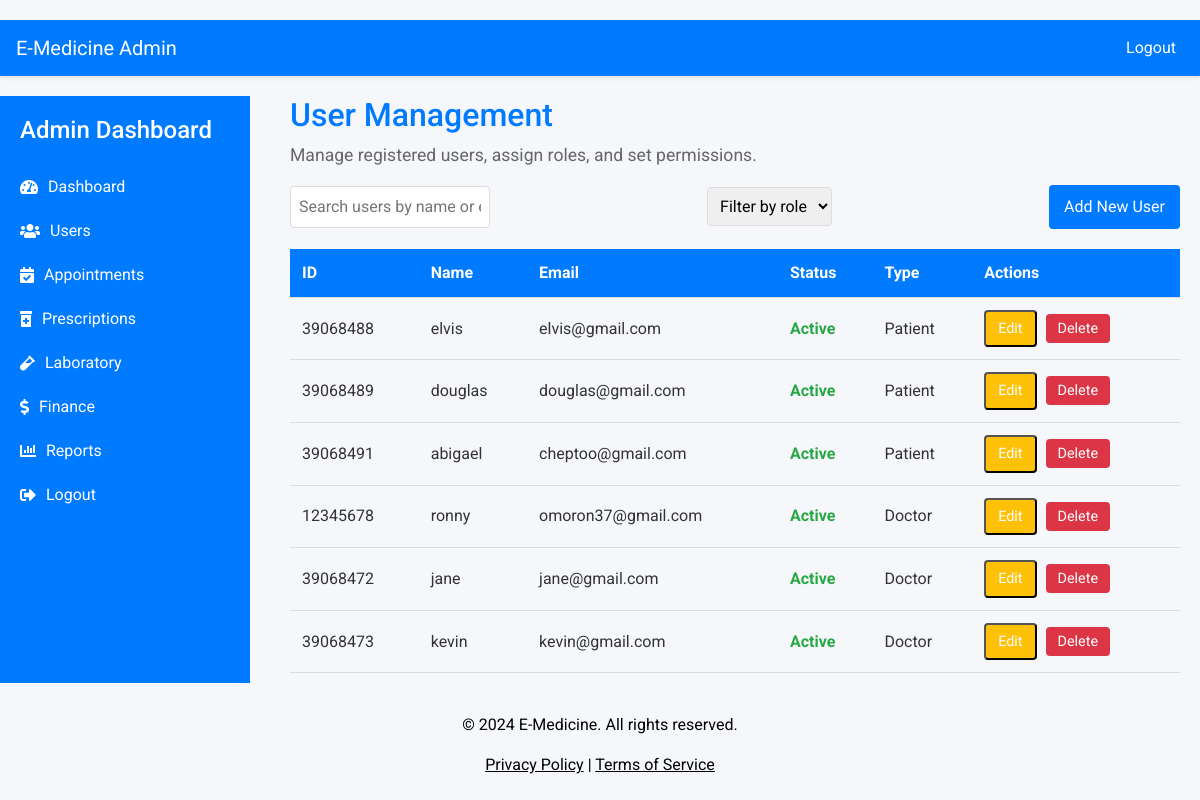
Page /admin/users.php (signed in) on the earlier database version.
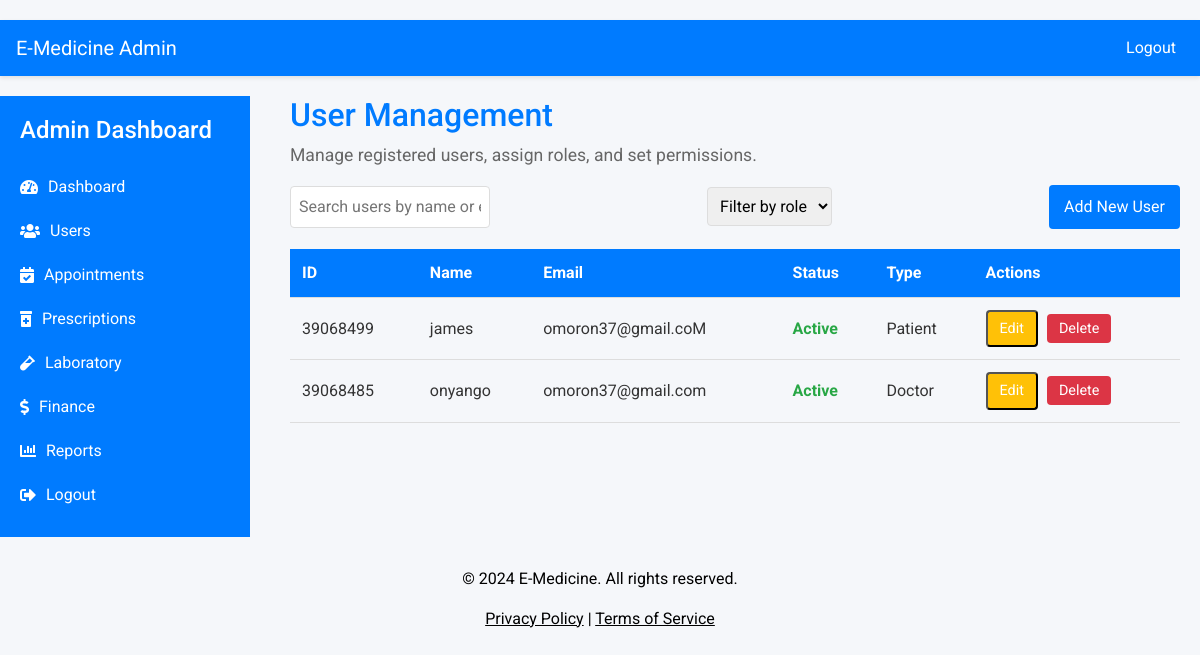
Same page on the later database version.
### tables this page shows
CREATE TABLE `patients` (
  `PatientID` int(11) NOT NULL,
  `firstname` varchar(100) NOT NULL,
  `lastname` varchar(255) NOT NULL,
  `Age` int(11) NOT NULL,
  `Gender` enum('Male','Female','Other') NOT NULL,
  `Phone` varchar(15) DEFAULT NULL,
  `Email` varchar(100) DEFAULT NULL,
  `Address` varchar(255) DEFAULT NULL,
  `CreatedAt` timestamp NOT NULL DEFAULT current_timestamp(),
  `Password` varchar(255) NOT NULL,
  `status` varchar(250) NOT NULL,
  `ProfileImage` varchar(250) NOT NULL,
  `reset_token` varchar(6) DEFAULT NULL,
  `token_expiration` int(11) DEFAULT NULL
);

CREATE TABLE `doctors` (
  `DoctorID` int(11) NOT NULL,
  `firstname` varchar(100) NOT NULL,
  `lastname` varchar(250) NOT NULL,
  `Specialty` varchar(100) NOT NULL,
  `Phone` varchar(15) DEFAULT NULL,
  `Email` varchar(100) DEFAULT NULL,
  `CreatedAt` timestamp NOT NULL DEFAULT current_timestamp(),
  `password` varchar(255) NOT NULL,
  `status` varchar(255) NOT NULL,
  `ProfileImage` varchar(255) NOT NULL,
  `reset_token` varchar(10) DEFAULT NULL,
  `token_expiration` int(11) DEFAULT NULL
);

### admin/users.php (the view, shortened to what this page needs)
<?php
include '../access/config.php';
function getAllUsers($conn) {
    $users = [];
    $patients_sql = "SELECT patientid AS id, firstname, email, status FROM patients";
    $patients_result = $conn->query($patients_sql);
    if ($patients_result && $patients_result->num_rows > 0) {
        while ($row = $patients_result->fetch_assoc()) {
            $row['type'] = 'Patient';
            $users[] = $row;
        }
    }
    $doctors_sql = "SELECT doctorid AS id, firstname AS firstname, email, status FROM doctors";
    $doctors_result = $conn->query($doctors_sql);
    if ($doctors_result && $doctors_result->num_rows > 0) {
        while ($row = $doctors_result->fetch_assoc()) {
            $row['type'] = 'Doctor';
            $users[] = $row;
        }
    }
    return $users;
}
$users = getAllUsers($conn);
?>
<!DOCTYPE html>
<html lang="en">
<head>
    <link rel="stylesheet" href="https://stackpath.bootstrapcdn.com/bootstrap/4.5.2/css/bootstrap.min.css">
</head>
<body>
    <?php include 'header.php'; ?>
    <div class="dashboard">
        <?php include 'sidebar.php'; ?>
        <div class="container">
            <div class="page-header">
                <h1>User Management</h1>
                <p>Manage registered users, assign roles, and set permissions.</p>
            </div>
            <div class="user-filters">
                <input type="text" id="search-bar" class="search-bar" placeholder="Search users by name or email..." onkeyup="filterUsers()">
                <select id="role-filter" class="role-filter" onchange="filterUsers()">
                    <option value="">Filter by role</option>
                </select>
                <button class="btn-primary" data-toggle="modal" data-target="#addUserModal">Add New User</button>
            </div>
            <div class="users-table">
                <table>
                    <thead>
                        <tr>
                            <th>ID</th>
                            <th>Name</th>
                            <th>Email</th>
                            <th>Status</th>
                            <th>Type</th>
                            <th>Actions</th>
                        </tr>
                    </thead>
                    <tbody id="users-table-body">
                        <?php foreach ($users as $user): ?>
                        <tr data-type="<?php echo $user['type']; ?>">
                            <td><?php echo $user['id']; ?></td>
                            <td><?php echo htmlspecialchars($user['firstname']); ?></td>
                            <td><?php echo htmlspecialchars($user['email']); ?></td>
                            <td class="<?php echo $user['status'] == 'Active' ? 'status-active' : 'status-inactive'; ?>">
                                <?php echo htmlspecialchars($user['status']); ?>
                            </td>
                            <td><?php echo htmlspecialchars($user['type']); ?></td>
                            <td>
                                <button class="btn-edit" data-toggle="modal" data-target="#editUserModal" onclick="editUser(<?php echo $user['id']; ?>, '<?php echo htmlspecialchars($user['firstname']); ?>', '<?php echo htmlspecialchars($user['email']); ?>', '<?php echo $user['status']; ?>', '<?php echo $user['type']; ?>')">Edit</button>
                                <a href="?delete=<?php echo $user['id']; ?>&type=<?php echo $user['type']; ?>" class="btn-delete" onclick="return confirm('Are you sure you want to delete this user?');">Delete</a>
                            </td>
                        </tr>
                        <?php endforeach; ?>
                    </tbody>
                </table>
            </div>
        </div>
    </div>
    <?php include '../resources/includes/footer.php'; ?>
</body>
</html>

Differences in the rows shown:
removed patients: PatientID "39068488", firstname "elvis", Email "elvis@gmail.com", status "Active", type "Patient"
removed patients: PatientID "39068489", firstname "douglas", Email "douglas@gmail.com", status "Active", type "Patient"
removed patients: PatientID "39068491", firstname "abigael", Email "cheptoo@gmail.com", status "Active", type "Patient"
removed doctors: DoctorID "12345678", firstname "ronny", Email "omoron37@gmail.com", status "Active", type "Doctor"
removed doctors: DoctorID "39068472", firstname "jane", Email "jane@gmail.com", status "Active", type "Doctor"
removed doctors: DoctorID "39068473", firstname "kevin", Email "kevin@gmail.com", status "Active", type "Doctor"
added patients: PatientID "39068499", firstname "james", Email "omoron37@gmail.coM", status "Active", type "Patient"
added doctors: DoctorID "39068485", firstname "onyango", Email "omoron37@gmail.com", status "Active", type "Doctor"
